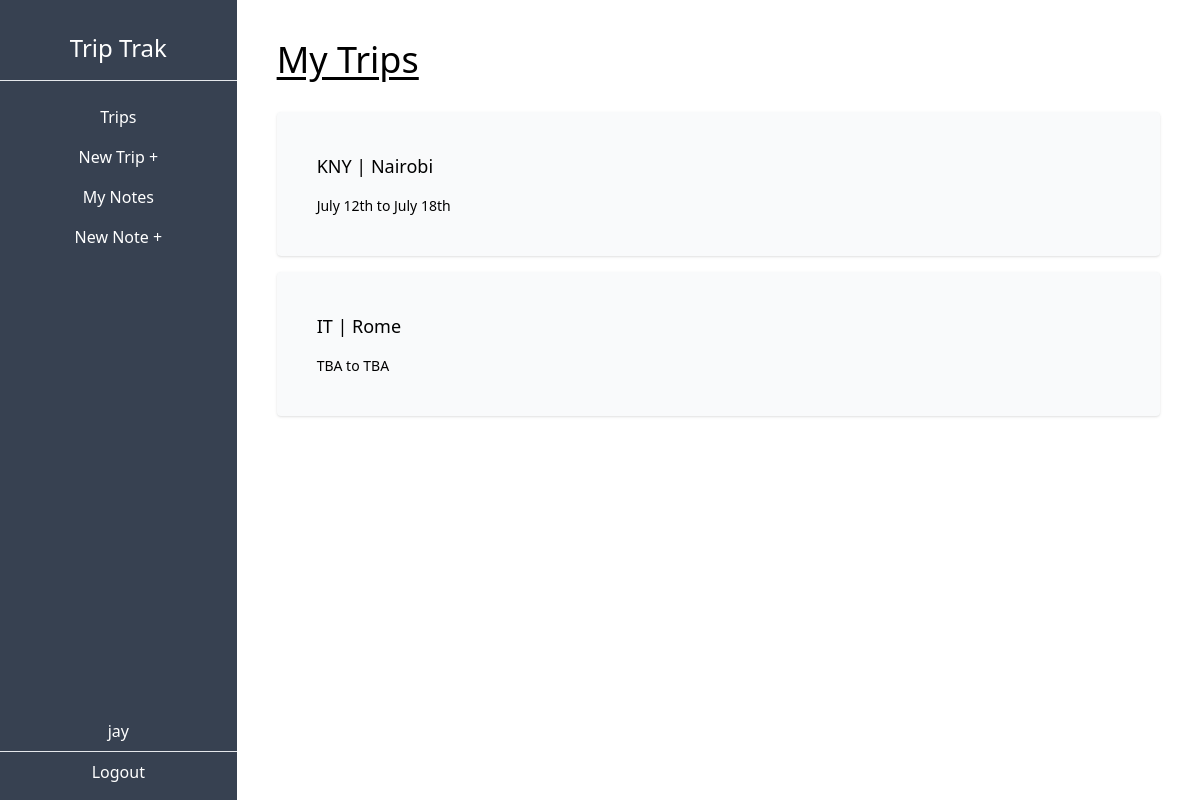
The app's page /dashboard (signed in) with its own data.
### trip/models.py (models this page shows, shortened)
class Trip(models.Model):
    city = models.CharField(max_length=50)
    country = models.CharField(max_length=3)
    start_date = models.DateField(blank=True, null=True)
    end_date = models.DateField(blank=True, null=True)
    owner = models.ForeignKey(User, on_delete= models.CASCADE, related_name='trips')

### trip/views.py (the view)
# urls.py: path('dashboard',trips_list, name='trip-list'),
def trips_list(request):
    trips= Trip.objects.filter(owner=request.user)
    context={
        'trips' : trips,
    }
    return render(request, 'trip/trips_list.html', context)

### trip/templates/trip/trips_list.html
{% extends 'trip/_base.html' %}
{% block content %}
<h1 class="text-4xl underline underline-offset-4 mb-8">My Trips</h1>
{% for trip in trips %}
	<a href="{% url 'trip-detail' trip.pk %}">
		<div class="bg-gray-50 p-10 rounded shadow my-4 hover:shadow-lg hover:cursor-pointer">
			<p class="text-lg">
			{{ trip.country }} | {{trip.city}}
			</p>
			<p class="text-sm pt-4">
			{% if trip.start_date %}
			{{ trip.start_date|date:"F jS"}}
			{% else %}
			TBA
			{% endif %}
			to
			{% if trip.end_date %}
			{{ trip.end_date|date:"F jS" }}
			{% else %}
			TBA
			{% endif %}
			</p>
		</div>
	</a>
{% endfor %}
{% endblock content %}

### trip/templates/trip/_base.html (shortened to what this page needs)
<!DOCTYPE html>
<html lang="en">
    <head>
        <script src="https://cdn.tailwindcss.com"></script>
    </head>
<body>
    <div class="flex-col md:flex-row flex h-screen">
        <div class="md:h-screen bg-gray-700 text-white w-full md:w-1/4 md:max-w-xs py-2 md:pt-8 md:pb-2 flex flex-col">
            <div class="border-b w-full text-center pb-4 text-2xl">
                <h1>Trip Trak</h1>
            </div>
            <div class="pt-4 w-full text-center">
                <ul class="flex md:flex-col justify-around px-2 md:px-0 pb-2 md:pb-0">
                <li class="py-2 px-3 md:px-0 hover:bg-gray-600 hover:cursor-pointer"><a href="{% url 'trip-list' %}">Trips</a></li>
                <li class="py-2 px-3 md:px-0 hover:bg-gray-600 hover:cursor-pointer"><a href="{% url 'trip-create' %}">New Trip +</a></li>
                <li class="py-2 px-3 md:px-0 hover:bg-gray-600 hover:cursor-pointer"><a href="{% url 'note-list' %}">My Notes</a></li>
                <li class="py-2 px-3 md:px-0 hover:bg-gray-600 hover:cursor-pointer"><a href="{% url 'note-create' %}">New Note +</a></li>
                </ul>
            </div>
            <div class="mt-auto w-full text-center flex md:flex-col justify-evenly py-2 md:pt-0">
                <p class=""> {{user.username}} </p>
                <hr class="my-2">
                <form method="POST" action="{% url 'logout' %}">
                    <button type="submit">Logout</button>
                </form>
            </div>
        </div>
        <div class="w-full md:w-full p-10 overflow-auto">
            {% block content %}
            {% endblock content%}
        </div>
    </div>
</body>
</html>

### records on screen
Trip: country "KNY", city "Nairobi", start_date "July 12th", end_date "July 18th"
Trip: country "IT", city "Rome", shows "TBA"

### other values on screen
{{ user.username }} "jay"
